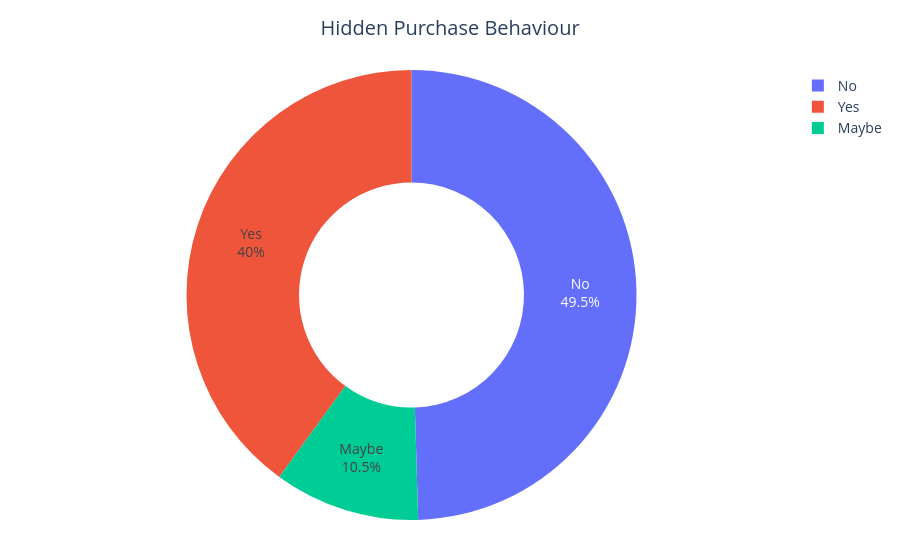

Source (notebook cell):
### Markdown cell above
### Question:
Does hidden spending behavior indicate emotional guilt or poor financial control?

### Code cell
hidden_map = {
    0: 'No',
    1: 'Maybe',
    2: 'Yes'
}

hidden_counts = (
    df['hidden_purchase']
    .map(hidden_map)
    .value_counts()
    .reset_index()
)

hidden_counts.columns = ['Response', 'Count']

fig = px.pie(
    hidden_counts,
    names='Response',
    values='Count',
    hole=0.5,
    title='Hidden Purchase Behaviour'
)

fig.update_traces(
    textposition='inside',
    textinfo='percent+label'
)

fig.update_layout(
    **common_layout
)

fig.show()

### Figure 1 — Plotly figure (JSON) as saved in the notebook; plotly's stock layout.template omitted (floating-point values rounded to 4 significant figures)
{"data": [{"domain": {"x": [0, 1], "y": [0, 1]}, "hole": 0.5, "hovertemplate": "Response=%{label}<br>Count=%{value}<extra></extra>", "labels": ["No", "Yes", "Maybe"], "legendgroup": "", "name": "", "showlegend": true, "textinfo": "percent+label", "textposition": "inside", "type": "pie", "values": [52, 42, 11]}], "layout": {"font": {"size": 14}, "legend": {"tracegroupgap": 0}, "margin": {"b": 40, "l": 40, "r": 40, "t": 70}, "title": {"text": "Hidden Purchase Behaviour", "x": 0.5}}}
